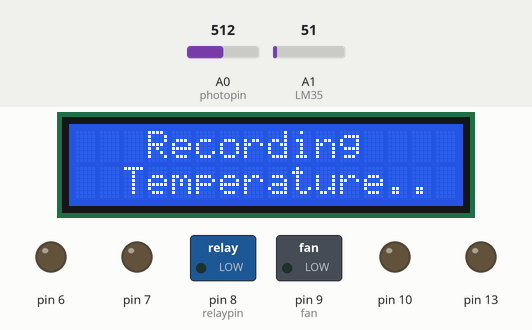
The sketch below on a simulated Arduino Uno, built with avr-gcc and run on an emulated ATmega328P. Parts: 16×2 character LCD, switched loads named in the sketch (green lamp = pin HIGH), output pins drawn as LEDs (lit = HIGH). Inputs (shaded band) come from the test bench; at power-on: A1 (LM35) = 51, A0 (photopin) = 512. What the sketch prints to the serial monitor is not drawn.

Above: at 4.2 s.
4.3 s: A1 (LM35) set to 52
At 8.5 s:
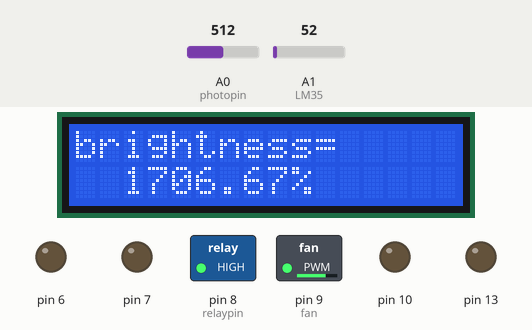
11.0 s: A0 (photopin) set to 28
At 15.6 s:
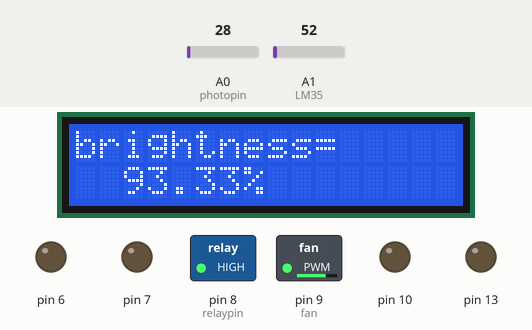
21.2 s: A0 (photopin) set to 21
At 24.0 s:
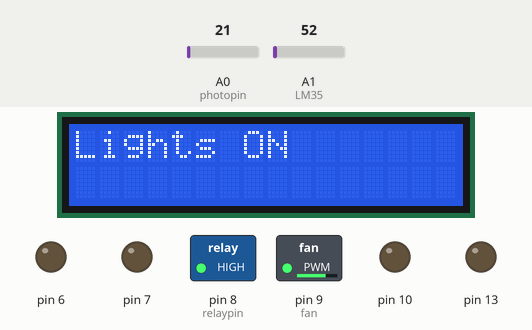
27.9 s: A1 (LM35) set to 30
At 33.5 s:
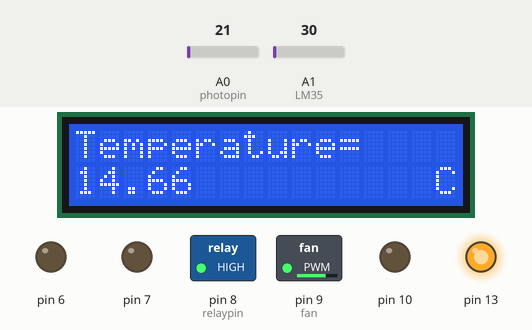
36.3 s: A0 (photopin) set to 0
At 42.0 s:
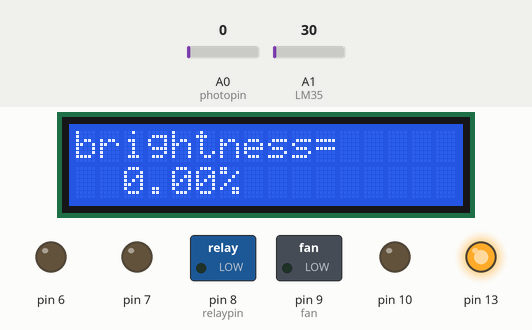
43.0 s: A1 (LM35) set to 61
At 46.2 s:
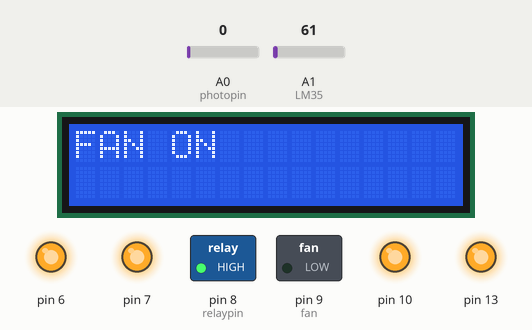
Timing chart, 0 to 48.4 s (numbered marks = the images above; inputs shaded):
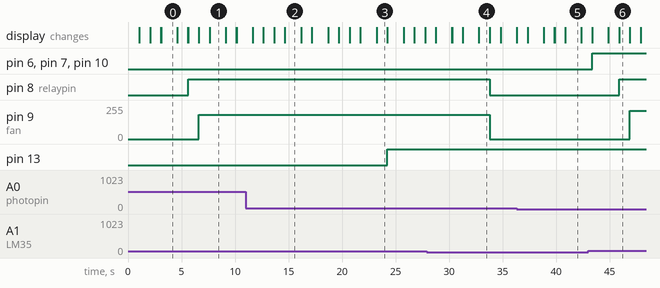

The sketch:

DIY_CODE.ino
```cpp
#include<LiquidCrystal.h>
LiquidCrystal lcd(12,11,5,4,3,2);

#define LM35 A1

int fan = 9;
int relaypin = 8;
int photopin = A0;
float phx = 30.0;

void poweronrelay()
{
  digitalWrite(relaypin,HIGH);
  lcd.print("FAN ON");
  delay(1000);
  lcd.clear();
}

void poweroffrelay()
{
  digitalWrite(relaypin,LOW);
  analogWrite(fan,0);
  lcd.print("FAN OFF");
  delay(1000);
  lcd.clear();
}

void setup()
{
  pinMode(fan,OUTPUT);
  pinMode(relaypin,OUTPUT);
  pinMode(6,OUTPUT);
  pinMode(7,OUTPUT);
  pinMode(10,OUTPUT);
  pinMode(13,OUTPUT);

  lcd.begin(16,2);
  lcd.setCursor(1,0);
  lcd.print("DIYfinalProject");
  delay(1000);
  lcd.clear();
  lcd.setCursor(3,0);
  lcd.print("Team 11");
  delay(1000);
  lcd.clear();
  lcd.print("Lets Get Started");
  delay(1000);
  lcd.clear();

  Serial.begin(9600);
  delay(10);
}

void loop()
{
  lcd.setCursor(3,0);
  lcd.print("Recording");
  lcd.setCursor(2,1);
  lcd.print("Temperature..");
  delay(1500);
  lcd.clear();
  lcd.setCursor(0,2);

  int lmvalue=analogRead(LM35);
  float voltage=lmvalue*(5.0/1023.0);
  float tempc=voltage*100;

  lcd.setCursor(0,0);
  lcd.print("Temperature=");
  lcd.setCursor(0,1);
  lcd.print(tempc);
  lcd.setCursor(14,1);
  lcd.print(" C");
  delay(1000);
  lcd.clear();

  Serial.print("temp ");
  Serial.println(tempc);
  delay(10);

  if(tempc>=25)
  {
    poweronrelay();

    int fansp=map(tempc,0,35,0,255);
    analogWrite(fan,fansp);
    float fanspper=(fansp*100)/255;
    lcd.print("Fan Speed:");
    lcd.print(fanspper);
    lcd.print("%");
    delay(1000);
    lcd.clear();
  }
  else
  {
    poweroffrelay();
  }

  int ph=0;
  ph = analogRead(photopin);
  float phpercent = (ph/phx)*100.0;

  lcd.setCursor(0,0);
  lcd.print("brightness=");
  lcd.setCursor(2,1);
  lcd.print(phpercent);
  lcd.print("%");
  delay(1500);
  lcd.clear();

  Serial.print("bright ");
  Serial.println(ph);
  Serial.println("");
  delay(10);

  if(ph<=24)
  {
    lcd.print("Lights ON");
    delay(1000);
    lcd.clear();

    if(ph>20 && ph<=24)
    {
      digitalWrite(13,HIGH);
      digitalWrite(10,LOW);
      digitalWrite(7,LOW);
      digitalWrite(6,LOW);
    }
    if(ph>13 && ph<=20)
    {
      digitalWrite(13,HIGH);
      digitalWrite(10,HIGH);
      digitalWrite(7,LOW);
      digitalWrite(6,LOW);
    }
    if(ph>6 && ph<=13)
    {
      digitalWrite(13,HIGH);
      digitalWrite(10,HIGH);
      digitalWrite(7,HIGH);
      digitalWrite(6,LOW);
    }
    if(ph>=0 && ph<=6)
    {
      digitalWrite(13,HIGH);
      digitalWrite(10,HIGH);
      digitalWrite(7,HIGH);
      digitalWrite(6,HIGH);
    }
  }
  else
  {
    lcd.print("Lights OFF");
    delay(1000);
    lcd.clear();
    digitalWrite(13,LOW);
    digitalWrite(10,LOW);
    digitalWrite(7,LOW);
    digitalWrite(6,LOW);
  }
}
```

Measured:
- the behaviour switches between 51 and 52 on A1 (LM35) (found by bisection; images 0 and 1)
- the behaviour switches between 25 and 24 on A0 (photopin) (found by bisection; images 2 and 3)
- after the input at 4.3 s, pin 8 (relaypin): LOW → HIGH after 1.3 s; pin 9 (fan): 0/255 → 182/255 after 2.3 s
- after the input at 21.2 s, pin 13: LOW → HIGH after 3.0 s
- after the input at 27.9 s, pin 8 (relaypin): HIGH → LOW after 5.9 s; pin 9 (fan): 182/255 → 0/255 after 5.9 s
- after the input at 43.0 s, pin 8 (relaypin): LOW → HIGH after 2.9 s; pin 9 (fan): 0/255 → 211/255 after 3.9 s
- what the display in image 1 shows lasts 1.5 s, from 7.6 s to 9.1 s
